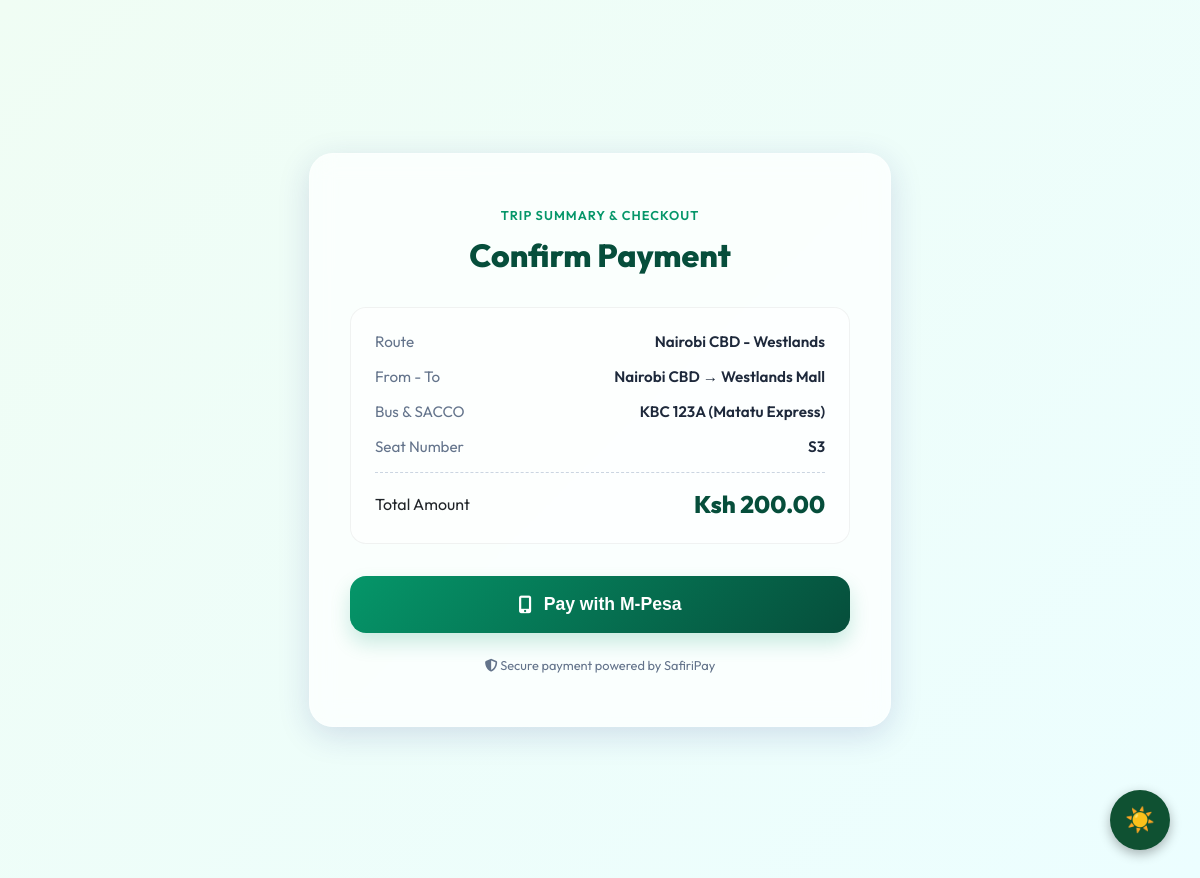
The app's page /userveiw/initiate_payment.php?session=9 (signed in) with its own data.
### tables this page shows
CREATE TABLE `tripsessions` (
  `sessionid` int(11) NOT NULL,
  `userid` int(11) NOT NULL,
  `tripid` int(11) NOT NULL,
  `saccoid` int(11) NOT NULL,
  `busid` int(11) DEFAULT NULL,
  `fromstageid` int(11) DEFAULT NULL,
  `tostageid` int(11) DEFAULT NULL,
  `fareamount` decimal(10,2) NOT NULL,
  `seatid` int(11) DEFAULT NULL,
  `status` enum('pending','paid','expired','cancelled') DEFAULT 'pending',
  `boarding_status` enum('pending','boarded') DEFAULT 'pending',
  `disability_type` varchar(50) DEFAULT 'None',
  `luggage_type` varchar(50) DEFAULT 'None',
  `expiresat` datetime DEFAULT NULL,
  `createdat` datetime DEFAULT current_timestamp()
);

CREATE TABLE `routes` (
  `routeid` int(11) NOT NULL,
  `routename` varchar(100) NOT NULL,
  `saccoid` int(11) DEFAULT NULL,
  `createdat` datetime DEFAULT current_timestamp()
);

CREATE TABLE `stages` (
  `stageid` int(11) NOT NULL,
  `routeid` int(11) NOT NULL,
  `stagename` varchar(100) NOT NULL,
  `stageorder` int(11) NOT NULL
);

CREATE TABLE `buses` (
  `busid` int(11) NOT NULL,
  `saccoid` int(11) NOT NULL,
  `platenumber` varchar(20) NOT NULL,
  `capacity` int(11) DEFAULT 14,
  `status` tinyint(4) DEFAULT 1,
  `driverid` int(11) NOT NULL
);

CREATE TABLE `saccos` (
  `saccoid` int(11) NOT NULL,
  `sacconame` varchar(50) NOT NULL,
  `mpesashortcode` varchar(20) NOT NULL,
  `mpesapasskey` varchar(255) NOT NULL,
  `qr_identifier` varchar(100) NOT NULL,
  `status` tinyint(4) DEFAULT 1,
  `createdat` datetime DEFAULT current_timestamp()
);

CREATE TABLE `seats` (
  `seatid` int(11) NOT NULL,
  `busid` int(11) NOT NULL,
  `seatnumber` varchar(5) NOT NULL,
  `status` enum('available','occupied') DEFAULT 'available'
);

### userveiw/initiate_payment.php (the view, shortened to what this page needs)
<?php
include 'checkinguserindb.php';
$session_id = $_GET['session'] ?? null;
$sql = "SELECT ts.*, r.routename, b.platenumber, s.sacconame,
               f_stg.stagename as from_stage_name, t_stg.stagename as to_stage_name,
               st.seatnumber
        FROM tripsessions ts
        JOIN trips tr ON ts.tripid = tr.tripid
        JOIN routes r ON tr.routeid = r.routeid
        JOIN buses b ON tr.busid = b.busid
        JOIN saccos s ON b.saccoid = s.saccoid
        JOIN stages f_stg ON ts.fromstageid = f_stg.stageid
        JOIN stages t_stg ON ts.tostageid = t_stg.stageid
        LEFT JOIN seats st ON ts.seatid = st.seatid
        WHERE ts.sessionid = ? AND ts.userid = ?";
$stmt = $conn->prepare($sql);
$stmt->bind_param("ii", $session_id, $_SESSION['user_id']);
$stmt->execute();
$data = $stmt->get_result()->fetch_assoc();
?>
<!DOCTYPE html>
<html lang="en">
<head>
    <link rel="stylesheet" href="https://cdnjs.cloudflare.com/ajax/libs/font-awesome/6.4.0/css/all.min.css">
    <link rel="stylesheet" href="darkmode.css">
</head>
<body>
    <div class="payment-card">
        <div class="header">
            <p>Trip Summary & Checkout</p>
            <h1>Confirm Payment</h1>
        </div>
        <div class="summary-box">
            <div class="summary-item">
                <span class="label">Route</span>
                <span class="value"><?php echo htmlspecialchars($data['routename']); ?></span>
            </div>
            <div class="summary-item">
                <span class="label">From - To</span>
                <span class="value"><?php echo htmlspecialchars($data['from_stage_name']); ?> → <?php echo htmlspecialchars($data['to_stage_name']); ?></span>
            </div>
            <div class="summary-item">
                <span class="label">Bus & SACCO</span>
                <span class="value"><?php echo htmlspecialchars($data['platenumber'] . ' (' . $data['sacconame'] . ')'); ?></span>
            </div>
            <div class="summary-item">
                <span class="label">Seat Number</span>
                <span class="value"><?php echo $data['seatnumber'] ? htmlspecialchars($data['seatnumber']) : '<span style="color:var(--primary)">Open Seating</span>'; ?></span>
            </div>
            <div class="total-row">
                <span class="label">Total Amount</span>
                <span class="total-amount">Ksh <?php echo number_format($data['fareamount'], 2); ?></span>
            </div>
        </div>
        <button class="pay-btn" onclick="alert('Initiating M-Pesa STK Push... Check your phone!')">
            <i class="fas fa-mobile-alt"></i> Pay with M-Pesa
        </button>
        <p style="text-align: center; color: #64748b; font-size: 0.8rem; margin-top: 1.5rem;">
            <i class="fas fa-shield-alt"></i> Secure payment powered by SafiriPay
        </p>
    </div>
</body>
</html>

### userveiw/darkmode.css (style rules this page uses)
:root { --bg-primary: #f8f9fa; --bg-secondary: #ffffff; --bg-gradient-start: #0f5132; --bg-gradient-end: #1b1b1b; --text-primary: #212529; --text-secondary: #6c757d; --text-light: #666; --border-color: #ccc; --border-light: #eee; --card-bg: #ffffff; --card-shadow: 0 8px 18px rgba(0, 0, 0, 0.08); --input-bg: #ffffff; --input-border: #ccc; --primary-color: #0f5132; --primary-dark: #0c4128; --secondary-color: #20c997; --accent-color: #198754; --danger-color: #dc3545; --success-color: #28a745; --warning-color: #ffc107; --hover-overlay: rgba(0, 0, 0, 0.05); --navbar-bg: #0f5132; --footer-bg: #0f5132; --stat-card-shadow: 0 8px 18px rgba(0, 0, 0, 0.08); }
* { transition: background-color 0.3s ease, color 0.3s ease, border-color 0.3s ease; }
body { background: var(--bg-primary); color: var(--text-primary); }
h1, h2, h3, h4, h5, h6 { color: var(--text-primary); }
html { scroll-behavior: smooth; }

### userveiw/initiate_payment.php (style rules this page uses)
:root { --primary: #059669; --primary-dark: #064e3b; --glass: rgba(255, 255, 255, 0.7); --shadow: 0 8px 32px 0 rgba(31, 38, 135, 0.15); }
body { font-family: 'Outfit', sans-serif; background: linear-gradient(135deg, #f0fdf4 0%, #ecfeff 100%); min-height: 100vh; display: flex; justify-content: center; align-items: center; padding: 2rem; }
.payment-card { background: var(--glass); backdrop-filter: blur(12px); border: 1px solid rgba(255, 255, 255, 0.3); border-radius: 24px; box-shadow: var(--shadow); width: 100%; max-width: 500px; padding: 2.5rem; animation: fadeIn 0.6s ease-out; }
.header { margin-bottom: 2rem; text-align: center; }
.header h1 { font-weight: 800; color: var(--primary-dark); margin: 0; }
.header p { color: var(--primary); font-weight: 600; text-transform: uppercase; font-size: 0.8rem; letter-spacing: 1px; }
.summary-box { background: rgba(255, 255, 255, 0.5); border-radius: 16px; padding: 1.5rem; margin-bottom: 2rem; border: 1px solid rgba(0,0,0,0.05); }
.summary-item { display: flex; justify-content: space-between; margin-bottom: 1rem; font-size: 0.95rem; }
.summary-item .label { color: #64748b; }
.summary-item .value { font-weight: 600; color: #1e293b; }
.total-row { border-top: 1px dashed #cbd5e1; padding-top: 1rem; margin-top: 1rem; display: flex; justify-content: space-between; align-items: center; }
.total-amount { font-size: 1.5rem; font-weight: 800; color: var(--primary-dark); }
.pay-btn { background: linear-gradient(135deg, #059669 0%, #064e3b 100%); color: white; border: none; width: 100%; padding: 18px; border-radius: 16px; font-size: 1.1rem; font-weight: 800; cursor: pointer; display: flex; align-items: center; justify-content: center; gap: 12px; transition: all 0.3s ease; box-shadow: 0 10px 20px rgba(5, 150, 105, 0.2); }

### records on screen
tripsessions: routes.routename "Nairobi CBD - Westlands", fromstageid.stagename "Nairobi CBD", tostageid.stagename "Westlands Mall", busid.sacconame "KBC 123A (Matatu Express)", seatid.seatnumber "S3", fareamount "200.00"
